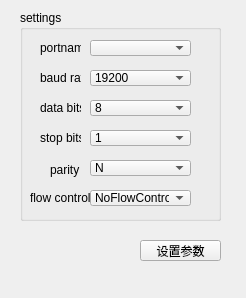
<?xml version="1.0" encoding="UTF-8"?>
<ui version="4.0">
 <class>serialportForm</class>
 <widget class="QWidget" name="serialportForm">
  <property name="geometry">
   <rect>
    <x>0</x>
    <y>0</y>
    <width>246</width>
    <height>298</height>
   </rect>
  </property>
  <property name="maximumSize">
   <size>
    <width>246</width>
    <height>298</height>
   </size>
  </property>
  <property name="windowTitle">
   <string>串口参数设置</string>
  </property>
  <widget class="QGroupBox" name="groupBox">
   <property name="geometry">
    <rect>
     <x>20</x>
     <y>10</y>
     <width>201</width>
     <height>211</height>
    </rect>
   </property>
   <property name="title">
    <string>settings</string>
   </property>
   <widget class="QLabel" name="label">
    <property name="geometry">
     <rect>
      <x>20</x>
      <y>30</y>
      <width>41</width>
      <height>16</height>
     </rect>
    </property>
    <property name="text">
     <string>portname</string>
    </property>
   </widget>
   <widget class="QComboBox" name="cbx_portname">
    <property name="geometry">
     <rect>
      <x>70</x>
      <y>30</y>
      <width>101</width>
      <height>16</height>
     </rect>
    </property>
   </widget>
   <widget class="QLabel" name="label_2">
    <property name="geometry">
     <rect>
      <x>20</x>
      <y>60</y>
      <width>41</width>
      <height>16</height>
     </rect>
    </property>
    <property name="text">
     <string>baud rate</string>
    </property>
   </widget>
   <widget class="QComboBox" name="cbx_baudrate">
    <property name="geometry">
     <rect>
      <x>70</x>
      <y>60</y>
      <width>101</width>
      <height>16</height>
     </rect>
    </property>
    <property name="currentText">
     <string>19200</string>
    </property>
    <property name="currentIndex">
     <number>4</number>
    </property>
    <item>
     <property name="text">
      <string>1200</string>
     </property>
    </item>
    <item>
     <property name="text">
      <string>2400</string>
     </property>
    </item>
    <item>
     <property name="text">
      <string>4800</string>
     </property>
    </item>
    <item>
     <property name="text">
      <string>9600</string>
     </property>
    </item>
    <item>
     <property name="text">
      <string>19200</string>
     </property>
    </item>
    <item>
     <property name="text">
      <string>38400</string>
     </property>
    </item>
    <item>
     <property name="text">
      <string>57600</string>
     </property>
    </item>
    <item>
     <property name="text">
      <string>115200</string>
     </property>
    </item>
   </widget>
   <widget class="QComboBox" name="cbx_databits">
    <property name="geometry">
     <rect>
      <x>70</x>
      <y>90</y>
      <width>101</width>
      <height>16</height>
     </rect>
    </property>
    <property name="currentIndex">
     <number>3</number>
    </property>
    <item>
     <property name="text">
      <string>5</string>
     </property>
    </item>
    <item>
     <property name="text">
      <string>6</string>
     </property>
    </item>
    <item>
     <property name="text">
      <string>7</string>
     </property>
    </item>
    <item>
     <property name="text">
      <string>8</string>
     </property>
    </item>
   </widget>
   <widget class="QComboBox" name="cbx_stopbits">
    <property name="geometry">
     <rect>
      <x>70</x>
      <y>120</y>
      <width>101</width>
      <height>16</height>
     </rect>
    </property>
    <item>
     <property name="text">
      <string>1</string>
     </property>
    </item>
    <item>
     <property name="text">
      <string>2</string>
     </property>
    </item>
   </widget>
   <widget class="QLabel" name="label_3">
    <property name="geometry">
     <rect>
      <x>20</x>
      <y>90</y>
      <width>41</width>
      <height>16</height>
     </rect>
    </property>
    <property name="text">
     <string>data bits</string>
    </property>
   </widget>
   <widget class="QLabel" name="label_4">
    <property name="geometry">
     <rect>
      <x>20</x>
      <y>120</y>
      <width>41</width>
      <height>16</height>
     </rect>
    </property>
    <property name="text">
     <string>stop bits</string>
    </property>
   </widget>
   <widget class="QComboBox" name="cbx_parity">
    <property name="geometry">
     <rect>
      <x>70</x>
      <y>150</y>
      <width>101</width>
      <height>16</height>
     </rect>
    </property>
    <property name="currentIndex">
     <number>2</number>
    </property>
    <item>
     <property name="text">
      <string>O</string>
     </property>
    </item>
    <item>
     <property name="text">
      <string>E</string>
     </property>
    </item>
    <item>
     <property name="text">
      <string>N</string>
     </property>
    </item>
   </widget>
   <widget class="QComboBox" name="cbx_flowcontrol">
    <property name="geometry">
     <rect>
      <x>70</x>
      <y>180</y>
      <width>101</width>
      <height>16</height>
     </rect>
    </property>
    <item>
     <property name="text">
      <string>NoFlowControl</string>
     </property>
    </item>
   </widget>
   <widget class="QLabel" name="label_5">
    <property name="geometry">
     <rect>
      <x>30</x>
      <y>150</y>
      <width>41</width>
      <height>20</height>
     </rect>
    </property>
    <property name="text">
     <string>parity</string>
    </property>
   </widget>
   <widget class="QLabel" name="label_6">
    <property name="geometry">
     <rect>
      <x>10</x>
      <y>180</y>
      <width>61</width>
      <height>16</height>
     </rect>
    </property>
    <property name="text">
     <string>flow control</string>
    </property>
   </widget>
  </widget>
  <widget class="QPushButton" name="btn_open">
   <property name="geometry">
    <rect>
     <x>140</x>
     <y>240</y>
     <width>81</width>
     <height>21</height>
    </rect>
   </property>
   <property name="text">
    <string>设置参数</string>
   </property>
  </widget>
 </widget>
 <layoutdefault spacing="6" margin="11"/>
 <resources/>
 <connections/>
</ui>
